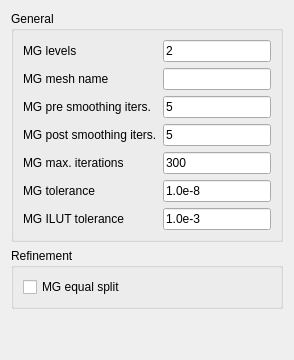
     <widget class="QWidget" name="multigridTab">
      <attribute name="title">
       <string>Multigrid</string>
      </attribute>
      <layout class="QVBoxLayout">
       <item>
        <widget class="QGroupBox" name="multigridGeneralControlGroup">
         <property name="title">
          <string>General</string>
         </property>
         <layout class="QGridLayout">
          <item row="0" column="0">
           <widget class="QLabel" name="mgLevelsLabel">
            <property name="text">
             <string>MG levels</string>
            </property>
           </widget>
          </item>
          <item row="0" column="1">
           <widget class="QLineEdit" name="mgLevelsEdit">
            <property name="text">
             <string>2</string>
            </property>
           </widget>
          </item>
          <item row="1" column="0">
           <widget class="QLabel" name="mgMeshNameLabel">
            <property name="text">
             <string>MG mesh name</string>
            </property>
           </widget>
          </item>
          <item row="1" column="1">
           <widget class="QLineEdit" name="mgMeshNameEdit"/>
          </item>
          <item row="2" column="0">
           <widget class="QLabel" name="mgPreSmoothingItersLabel">
            <property name="text">
             <string>MG pre smoothing iters.</string>
            </property>
           </widget>
          </item>
          <item row="2" column="1">
           <widget class="QLineEdit" name="mgPreSmoothingItersEdit">
            <property name="text">
             <string>5</string>
            </property>
           </widget>
          </item>
          <item row="3" column="0">
           <widget class="QLabel" name="mgPostSmoothingItersLabel">
            <property name="text">
             <string>MG post smoothing iters.</string>
            </property>
           </widget>
          </item>
          <item row="3" column="1">
           <widget class="QLineEdit" name="mgPostSmoothingItersEdit">
            <property name="text">
             <string>5</string>
            </property>
           </widget>
          </item>
          <item row="4" column="0">
           <widget class="QLabel" name="mgMaxItersLabel">
            <property name="text">
             <string>MG max. iterations</string>
            </property>
           </widget>
          </item>
          <item row="4" column="1">
           <widget class="QLineEdit" name="mgMaxItersEdit">
            <property name="text">
             <string>300</string>
            </property>
           </widget>
          </item>
          <item row="5" column="0">
           <widget class="QLabel" name="mgToleranceLabel">
            <property name="text">
             <string>MG tolerance</string>
            </property>
           </widget>
          </item>
          <item row="5" column="1">
           <widget class="QLineEdit" name="mgToleranceEdit">
            <property name="text">
             <string>1.0e-8</string>
            </property>
           </widget>
          </item>
          <item row="6" column="0">
           <widget class="QLabel" name="mgILUTabel">
            <property name="text">
             <string>MG ILUT tolerance</string>
            </property>
           </widget>
          </item>
          <item row="6" column="1">
           <widget class="QLineEdit" name="mgILUTEdit">
            <property name="text">
             <string>1.0e-3</string>
            </property>
           </widget>
          </item>
         </layout>
        </widget>
       </item>
       <item>
        <widget class="QGroupBox" name="multigridRefinementControlGroup">
         <property name="title">
          <string>Refinement</string>
         </property>
         <layout class="QVBoxLayout">
          <item>
           <widget class="QCheckBox" name="mgEqualSplitCheck">
            <property name="text">
             <string>MG equal split</string>
            </property>
           </widget>
          </item>
         </layout>
        </widget>
       </item>
       <item>
        <spacer>
         <property name="orientation">
          <enum>Qt::Vertical</enum>
         </property>
         <property name="sizeHint" stdset="0">
          <size>
           <width>20</width>
           <height>40</height>
          </size>
         </property>
        </spacer>
       </item>
      </layout>
     </widget>
